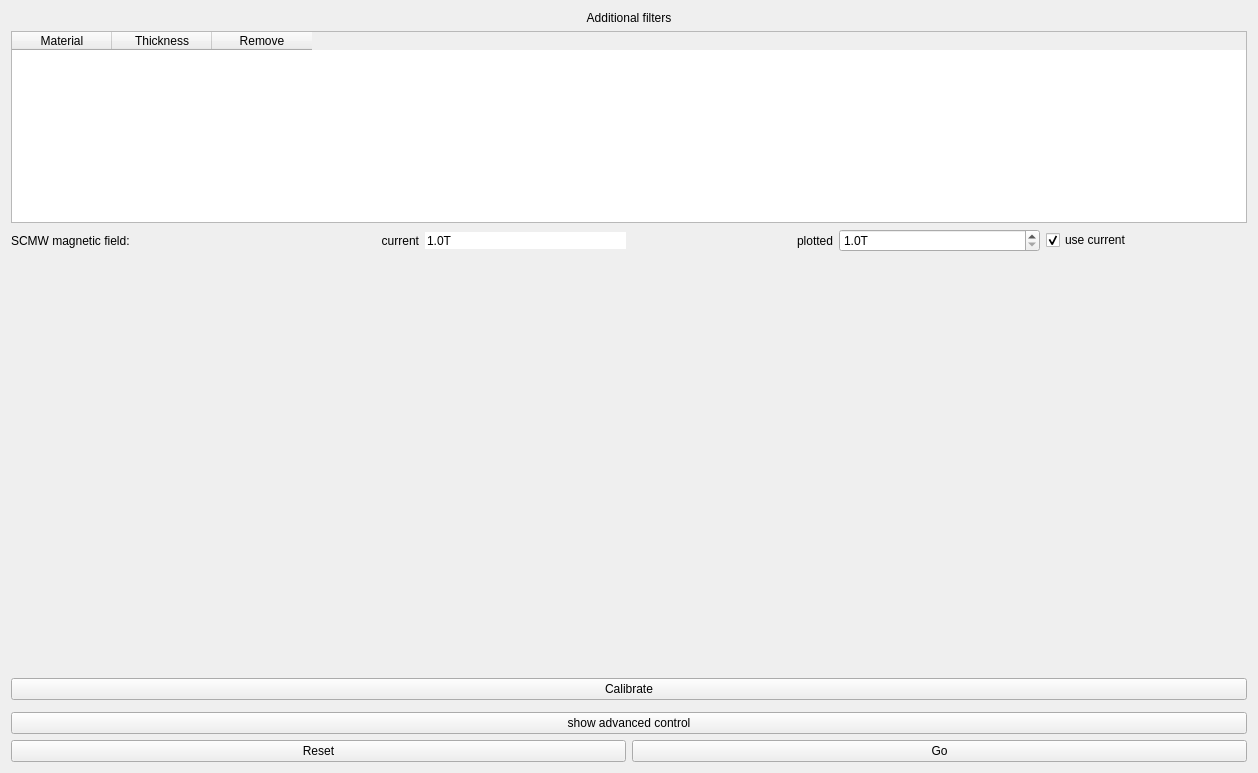
<?xml version="1.0" encoding="UTF-8"?>
<ui version="4.0">
 <class>Filters</class>
 <widget class="QWidget" name="Filters">
  <property name="geometry">
   <rect>
    <x>0</x>
    <y>0</y>
    <width>1258</width>
    <height>773</height>
   </rect>
  </property>
  <property name="windowTitle">
   <string>Form</string>
  </property>
  <layout class="QVBoxLayout" name="verticalLayout">
   <item>
    <layout class="QHBoxLayout" name="horizontalLayout_3" stretch="0,1">
     <item>
      <layout class="QVBoxLayout" name="verticalLayout_2">
       <item>
        <widget class="QLabel" name="label_3">
         <property name="sizePolicy">
          <sizepolicy hsizetype="Minimum" vsizetype="Preferred">
           <horstretch>0</horstretch>
           <verstretch>0</verstretch>
          </sizepolicy>
         </property>
         <property name="text">
          <string>Additional filters</string>
         </property>
         <property name="alignment">
          <set>Qt::AlignCenter</set>
         </property>
        </widget>
       </item>
       <item>
        <widget class="QTableWidget" name="additionalFilters">
         <property name="sizePolicy">
          <sizepolicy hsizetype="Minimum" vsizetype="Expanding">
           <horstretch>0</horstretch>
           <verstretch>0</verstretch>
          </sizepolicy>
         </property>
         <property name="horizontalScrollBarPolicy">
          <enum>Qt::ScrollBarAlwaysOff</enum>
         </property>
         <property name="alternatingRowColors">
          <bool>true</bool>
         </property>
         <attribute name="verticalHeaderVisible">
          <bool>false</bool>
         </attribute>
         <attribute name="verticalHeaderVisible">
          <bool>false</bool>
         </attribute>
         <column>
          <property name="text">
           <string>Material</string>
          </property>
         </column>
         <column>
          <property name="text">
           <string>Thickness</string>
          </property>
         </column>
         <column>
          <property name="text">
           <string>Remove</string>
          </property>
         </column>
        </widget>
       </item>
      </layout>
     </item>
     <item>
      <layout class="QHBoxLayout" name="paddles_layout"/>
     </item>
    </layout>
   </item>
   <item>
    <layout class="QHBoxLayout" name="horizontalLayout_2">
     <item>
      <widget class="QLabel" name="label">
       <property name="text">
        <string>SCMW magnetic field:</string>
       </property>
      </widget>
     </item>
     <item>
      <widget class="QLabel" name="label_2">
       <property name="text">
        <string>current</string>
       </property>
       <property name="alignment">
        <set>Qt::AlignRight|Qt::AlignTrailing|Qt::AlignVCenter</set>
       </property>
      </widget>
     </item>
     <item>
      <widget class="QDoubleSpinBox" name="fldCur">
       <property name="frame">
        <bool>false</bool>
       </property>
       <property name="readOnly">
        <bool>true</bool>
       </property>
       <property name="buttonSymbols">
        <enum>QAbstractSpinBox::NoButtons</enum>
       </property>
       <property name="suffix">
        <string>T</string>
       </property>
       <property name="decimals">
        <number>1</number>
       </property>
       <property name="minimum">
        <double>1.000000000000000</double>
       </property>
       <property name="maximum">
        <double>4.500000000000000</double>
       </property>
      </widget>
     </item>
     <item>
      <widget class="QLabel" name="label_4">
       <property name="text">
        <string>plotted</string>
       </property>
       <property name="alignment">
        <set>Qt::AlignRight|Qt::AlignTrailing|Qt::AlignVCenter</set>
       </property>
      </widget>
     </item>
     <item>
      <widget class="QDoubleSpinBox" name="fldPlot">
       <property name="suffix">
        <string>T</string>
       </property>
       <property name="decimals">
        <number>1</number>
       </property>
       <property name="minimum">
        <double>1.000000000000000</double>
       </property>
       <property name="maximum">
        <double>4.500000000000000</double>
       </property>
       <property name="singleStep">
        <double>0.100000000000000</double>
       </property>
      </widget>
     </item>
     <item>
      <widget class="QCheckBox" name="fldLock">
       <property name="text">
        <string>use current</string>
       </property>
       <property name="checked">
        <bool>true</bool>
       </property>
      </widget>
     </item>
    </layout>
   </item>
   <item>
    <widget class="QwtPlot" name="SpectrumPlot">
     <property name="sizePolicy">
      <sizepolicy hsizetype="MinimumExpanding" vsizetype="Ignored">
       <horstretch>0</horstretch>
       <verstretch>1</verstretch>
      </sizepolicy>
     </property>
     <property name="minimumSize">
      <size>
       <width>0</width>
       <height>128</height>
      </size>
     </property>
    </widget>
   </item>
   <item>
    <widget class="QWidget" name="advanced" native="true">
     <property name="sizePolicy">
      <sizepolicy hsizetype="Preferred" vsizetype="Fixed">
       <horstretch>0</horstretch>
       <verstretch>0</verstretch>
      </sizepolicy>
     </property>
     <layout class="QVBoxLayout" name="advancedLayout">
      <property name="margin">
       <number>0</number>
      </property>
      <item>
       <widget class="QPushButton" name="calibrate_pb">
        <property name="text">
         <string>Calibrate</string>
        </property>
       </widget>
      </item>
      <item>
       <widget class="QMotorStack" name="motors" native="true"/>
      </item>
     </layout>
    </widget>
   </item>
   <item>
    <widget class="QPushButton" name="advanced_pb">
     <property name="text">
      <string>show advanced control</string>
     </property>
    </widget>
   </item>
   <item>
    <layout class="QHBoxLayout" name="horizontalLayout">
     <item>
      <widget class="QPushButton" name="reset_pb">
       <property name="text">
        <string>Reset</string>
       </property>
      </widget>
     </item>
     <item>
      <widget class="QPushButton" name="gostop_pb">
       <property name="text">
        <string>Go</string>
       </property>
      </widget>
     </item>
    </layout>
   </item>
  </layout>
 </widget>
 <customwidgets>
  <customwidget>
   <class>QwtPlot</class>
   <extends>QFrame</extends>
   <header>qwt_plot.h</header>
   <container>1</container>
  </customwidget>
  <customwidget>
   <class>QMotorStack</class>
   <extends>QWidget</extends>
   <header location="global">qmotorstack.h</header>
   <container>1</container>
  </customwidget>
 </customwidgets>
 <resources/>
 <connections/>
</ui>
